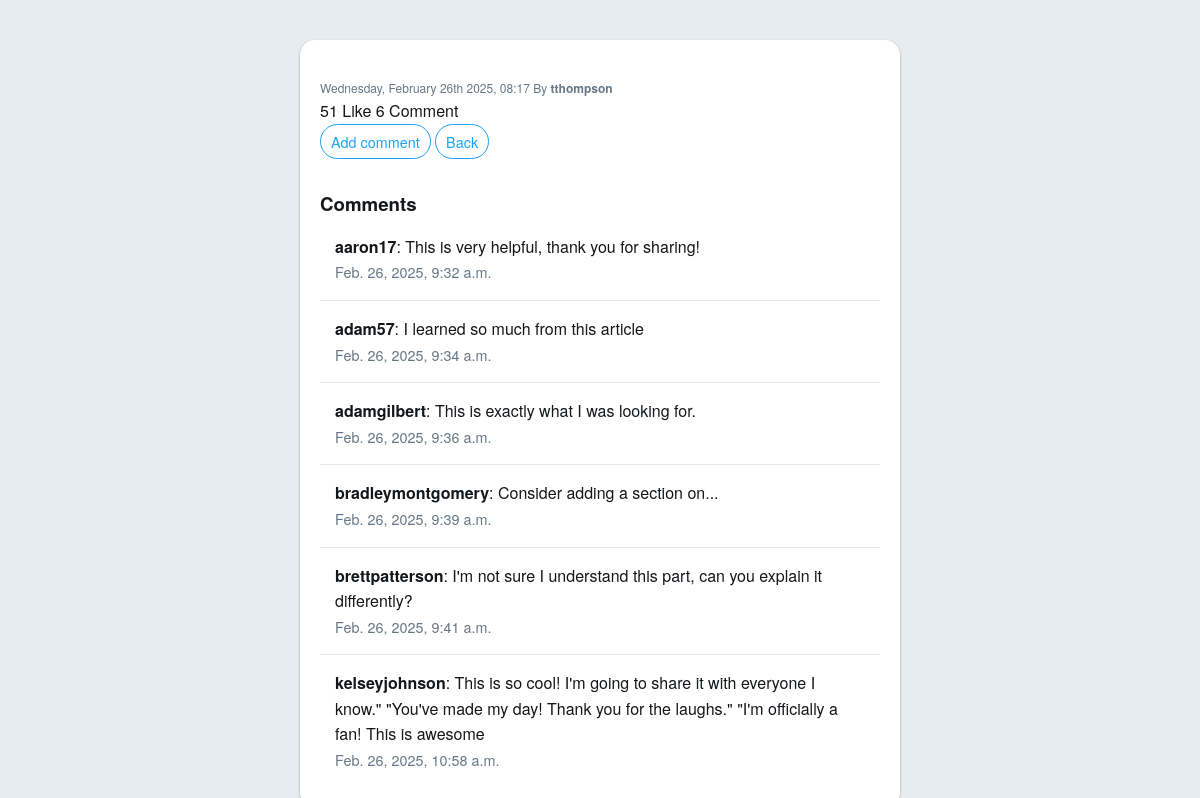
Page /posts/230/comments on the committed database.
### twitt_app/models.py (models this page shows, shortened)
class Post(models.Model):
    author = models.ForeignKey(User, on_delete=models.CASCADE,related_name='posts')
    text = models.TextField()
    created_at = models.DateTimeField(auto_now_add=True)
    def like_count(self):
        return self.likes.count()
    def comment_count(self):
        return self.comments.count()

class Comment(models.Model):
    post = models.ForeignKey(Post, on_delete=models.CASCADE, related_name='comments')
    author = models.ForeignKey(User, on_delete=models.CASCADE)
    text = models.TextField()
    created_at = models.DateTimeField(auto_now_add=True)

### twitt_app/views.py (the view)
# urls.py: path('<int:pk>/comments', views.PostCommentView.as_view(), name='post_comments'),
class PostCommentView(DetailView):
    model =Post
    template_name = "twitt_app/detail_post.html"
    def get_context_data(self, **kwargs):
        context = super(PostCommentView, self).get_context_data(**kwargs)
        context['comments'] = Comment.objects.filter(post=self.object)
        return context

### twitt_app/templatetags/humanreadble.py (called while the page is built)
@register.filter
def human_readable_date(value):
    return value.strftime('%A, %B %dth %Y, %H:%M')

### twitt_app/templates/twitt_app/detail_post.html (shortened to what this page needs)
{% extends 'base.html' %}
{% load humanreadble %}
{% block content %}
<div class="container mt-5">
    <div class="card mb-4">
        <div class="card-body">
            <p class="text-muted">
                <small>{{ post.created_at | human_readable_date }} By <strong>{{ post.author.username }}</strong></small>
            </p>
            <div class="d-flex justify-content-between">
                <span>{{ post.like_count }} Like</span>
                <span>{{ post.comment_count }} Comment</span>
            </div>
            <div class="mt-3">
                <a href="{% url 'Add_comments' post.pk %}" class="btn btn-primary"> Add comment</a>
                <a href="{% url 'post_list' %}" class="btn btn-secondary"> Back</a>
            </div>
        </div>
    </div>
    <div class="comments-section">
        <h3>Comments</h3>
        <ul class="list-group">
            {% for comment in comments %}
                <li class="list-group-item">
                    <p>
                        <strong>{{ comment.author.username }}</strong>: {{ comment.text }}
                    </p>
                    <small class="text-muted">{{ comment.created_at }}</small>
                </li>
            {% empty %}
                <li class="list-group-item"> Not comment yet</li>
            {% endfor %}
        </ul>
    </div>
</div>
{% endblock %}

### static/css/style_post_list.css (style rules this page uses)
:root { --primary-color: #1da1f2; --bg-color: #e6ecf0; --text-color: #14171a; --muted-color: #657786; --light-bg: #f5f8fa; --border-color: #e1e8ed; --border-radius: 20px; --transition-duration: 0.2s; }
* { margin: 0; padding: 0; box-sizing: border-box; }
body { font-family: 'Helvetica Neue', Helvetica, Arial, sans-serif; background-color: var(--bg-color); color: var(--text-color); line-height: 1.6; padding: 20px; }
.container { max-width: 600px; margin: 20px auto; background: #ffffff; padding: 20px; border-radius: 15px; box-shadow: 0 1px 3px rgba(0, 0, 0, 0.12), 0 1px 2px rgba(0, 0, 0, 0.24); }
ul.list-group { list-style: none; padding: 0; }
.list-group-item { border-bottom: 1px solid var(--border-color); padding: 15px; transition: background-color var(--transition-duration) ease; }
.list-group-item:last-child { border-bottom: none; }
.text-muted { color: var(--muted-color); font-size: 0.9em; }
.btn { padding: 5px 10px; font-size: 0.9em; border: 1px solid var(--primary-color); border-radius: var(--border-radius); background: #ffffff; color: var(--primary-color); cursor: pointer; transition: background-color var(--transition-duration) ease, color var(--transition-duration) ease; text-decoration: none; display: inline-block; }
a { color: var(--primary-color); text-decoration: none; }

### static/css/style_detail_post.css (style rules this page uses)
.comments-section { margin-top: 30px; }

### rows in the picture
Post: created_at|human_readable_date "Wednesday, February 26th 2025, 08:17", author.username "tthompson", like_count "51", comment_count "6"
Comment: author.username "aaron17", text "This is very helpful, thank you for sharing!", created_at "Feb. 26, 2025, 9:32 a.m."
Comment: author.username "adam57", text "I learned so much from this article", created_at "Feb. 26, 2025, 9:34 a.m."
Comment: author.username "adamgilbert", text "This is exactly what I was looking for.", created_at "Feb. 26, 2025, 9:36 a.m."
Comment: author.username "bradleymontgomery", text "Consider adding a section on...", created_at "Feb. 26, 2025, 9:39 a.m."
Comment: author.username "brettpatterson", text "I'm not sure I understand this part, can you explain it differently?", created_at "Feb. 26, 2025, 9:41 a.m."
Comment: author.username "kelseyjohnson", text "This is so cool! I'm going to share it with everyone I know.\" \"You've made my day! Thank you for the laughs.\" \"I'm officially a fan! This is awesome", created_at "Feb. 26, 2025, 10:58 a.m."
